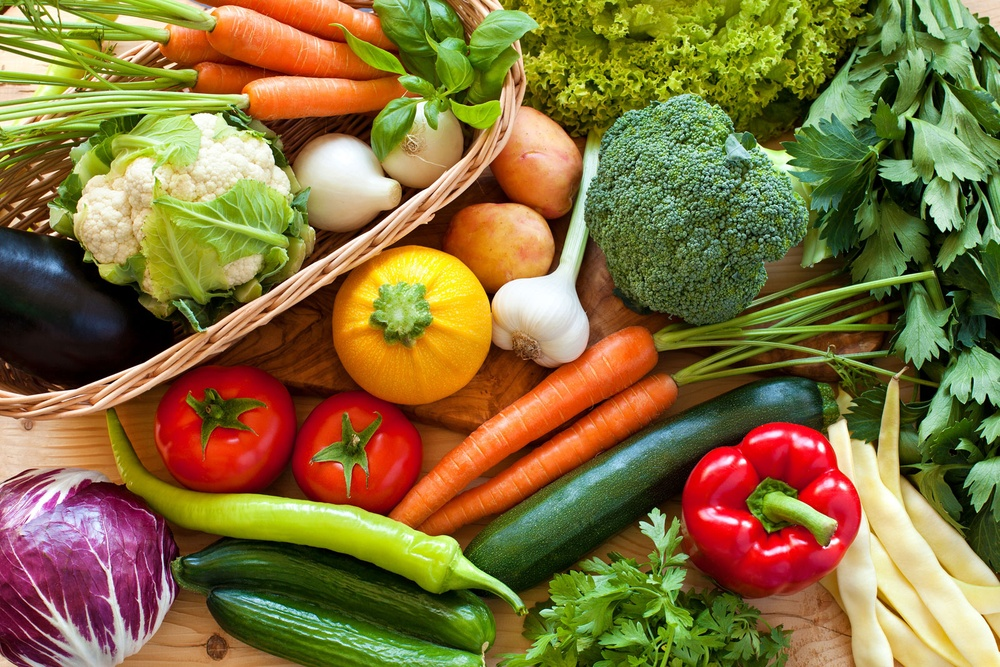
%> input picture HW3/week3/images/input_images/vegetables.jpeg, 1000 x 667 px, shrunk from 1600 x 1067 before the run
$ octave edge_detection_canny.m   (GNU Octave 9; MATLAB toolbox functions it lacks are replaced by stand-ins)
%> lines starting %> are read from the running program, lines starting %| are printed output that depends on the picture
clear all;
close all;
clc;

I_rgb = imread('input_images/vegetables.jpeg');
%> I_rgb is the input picture: size 667x1000x3 uint8; mean R, G, B 132.1, 112.5, 59.1
I = rgb2gray(I_rgb);
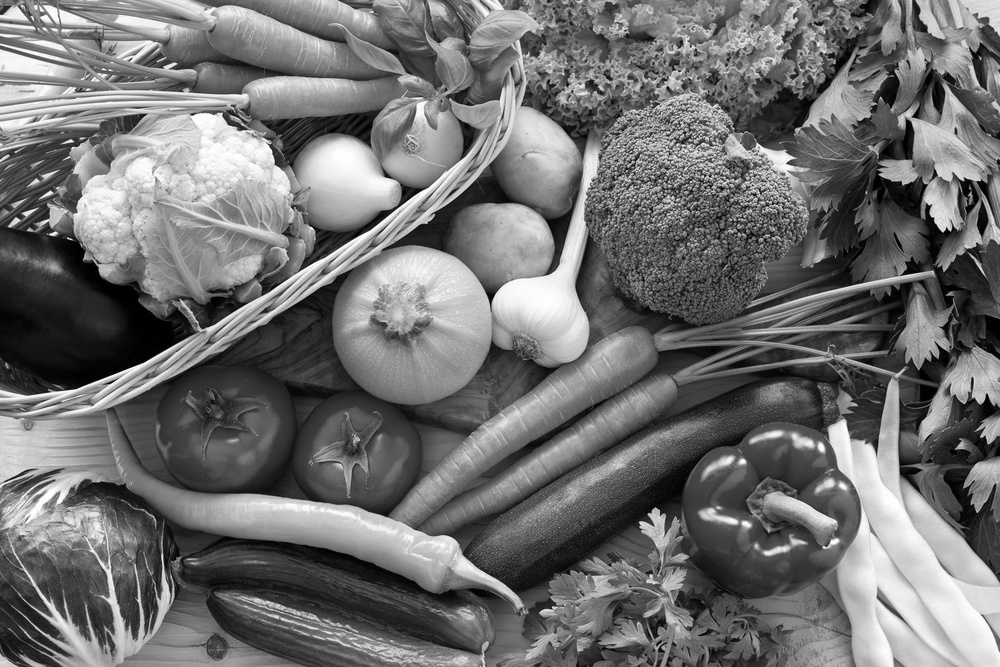
%> I: size 667x1000 uint8; min 0, max 255, mean 112.3
[I_sx,I_sy] = size(I);
%> I_sx = 667; I_sy = 1000

th_h_high = 0.21;
th_h_low = 0.2;

I_edge = edge(I,'canny',[th_h_low,th_h_high]);
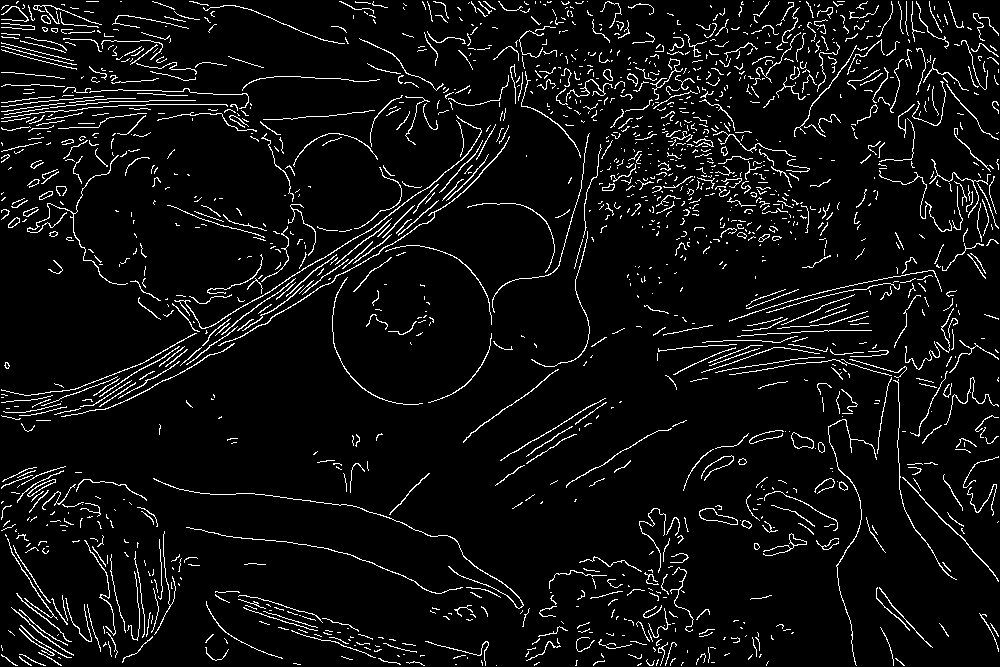
%> I_edge: size 667x1000 logical; 6% white in thin lines or dots

imwrite(I_edge,"output_images/image_canny_edge.jpeg");

$ run again, with HW3/week3/images/input_images/WPI_campus.jpeg copied over HW3/week3/images/input_images/vegetables.jpeg
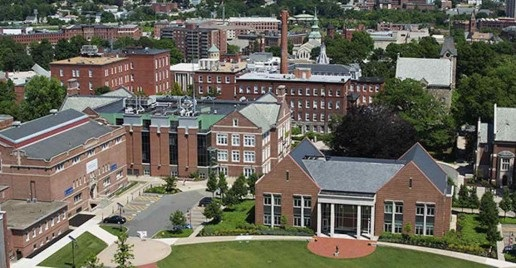
%> input picture HW3/week3/images/input_images/WPI_campus.jpeg, 516 x 268 px
%> I_rgb is the input picture: size 268x516x3 uint8; mean R, G, B 105.4, 102.9, 90.7
%> `I = rgb2gray(I_rgb);`:
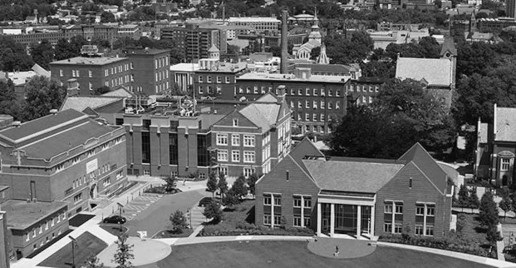
%> I: size 268x516 uint8; min 0, max 255, mean 102.3
%> `I_edge = edge(I,'canny',[th_h_low,th_h_high]);`:
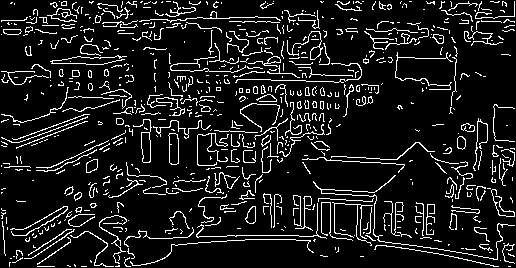
%> I_edge: size 268x516 logical; 10.6% white in thin lines or dots

$ run again, with HW3/week3/images/input_images/building.jpeg copied over HW3/week3/images/input_images/vegetables.jpeg
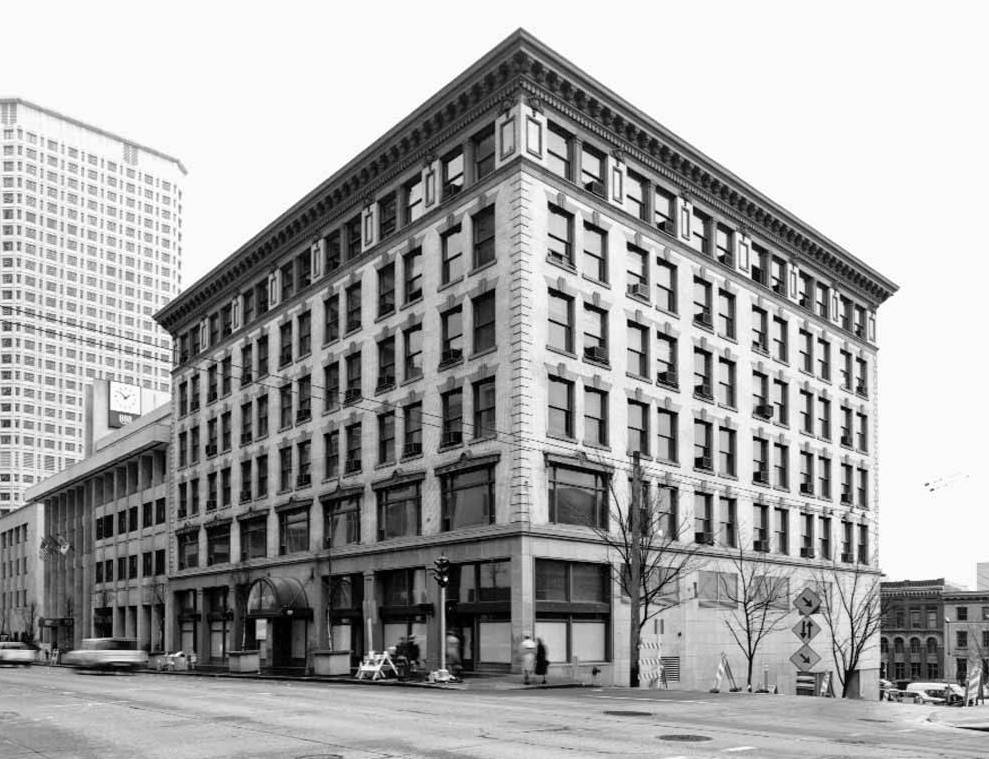
%> input picture HW3/week3/images/input_images/building.jpeg, 989 x 759 px
%> I_rgb is the input picture: size 759x989 uint8; min 0, max 255, mean 165.6
%> `I_edge = edge(I,'canny',[th_h_low,th_h_high]);`:
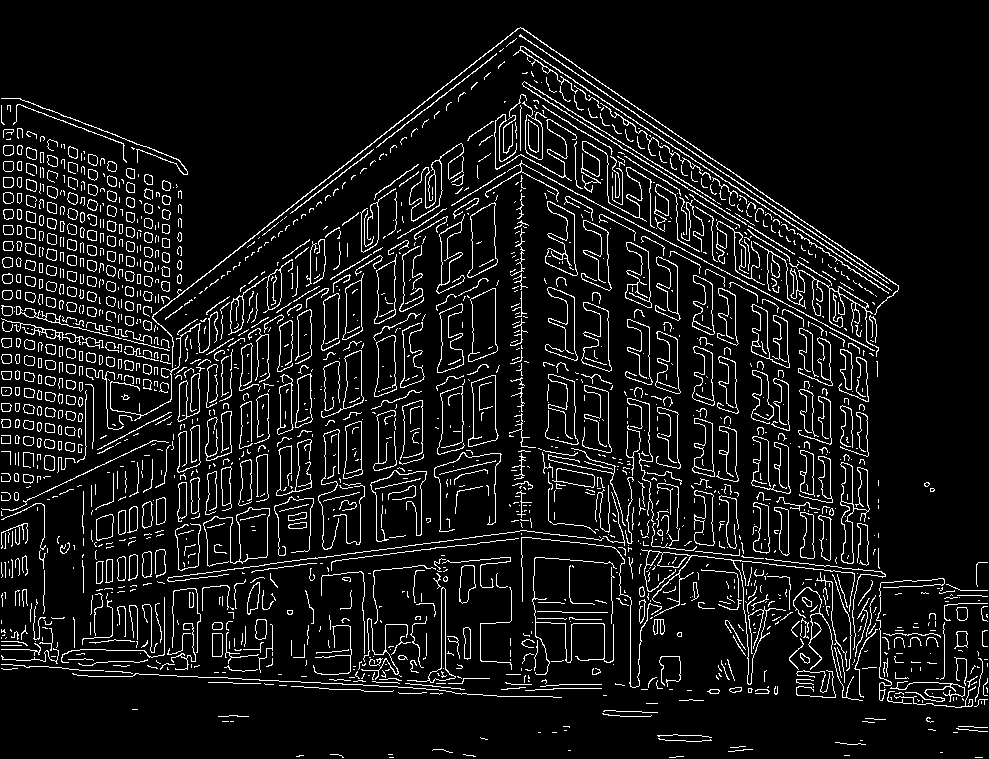
%> I_edge: size 759x989 logical; 8.3% white in thin lines or dots
